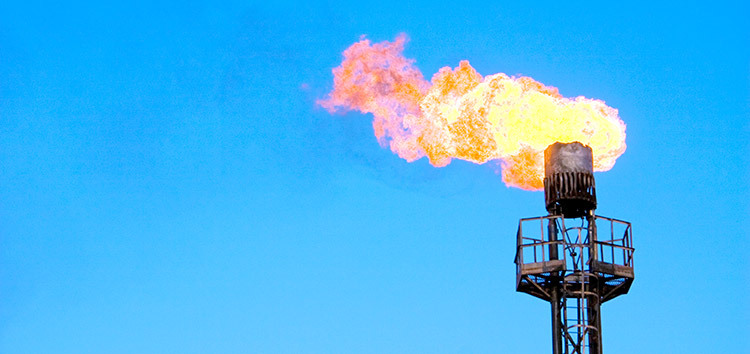
#> input picture Image Processing Theory/test.jpg, 750 x 354 px
$ jupyter execute --allow-errors 'Contours And Applications.ipynb'   (Python 2 division)   (older library calls are emulated)
#> lines starting #> are read from the running program, lines starting #| are printed output that depends on the picture; after the words box and inside, x2 and y2 are one past the last pixel; in counts of white or black regions, pixels touching at a corner belong together; long printed decimals are rounded
[cell 1]
import numpy as np
import cv2

def segment(image):
    #image=cv2.cvtColor()
    image=cv2.cvtColor(image,cv2.COLOR_BGR2LAB)
    cv2.imshow('BGR2',image)
    image=cv2.inRange(image[:,:,2],140,220)
    return image

im = cv2.imread('test.jpg')
#> im is the input picture: shape (354, 750, 3); mean B, G, R 238.7, 180.7, 71.8
imgray = cv2.cvtColor(im,cv2.COLOR_BGR2GRAY)
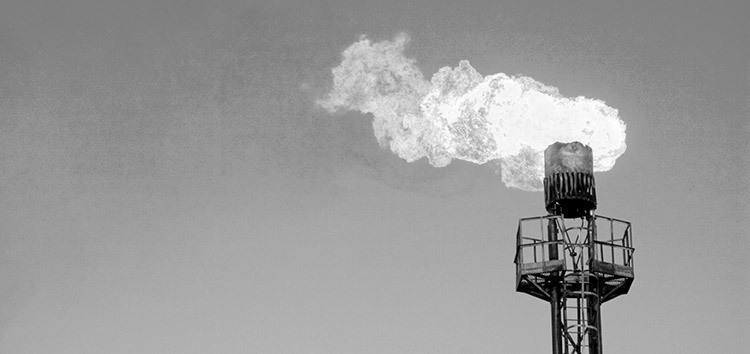
#> imgray: shape (354, 750); min 0, max 255, mean 154.8
# thresh=segment(im)
ret,thresh = cv2.threshold(imgray,127,255,0)
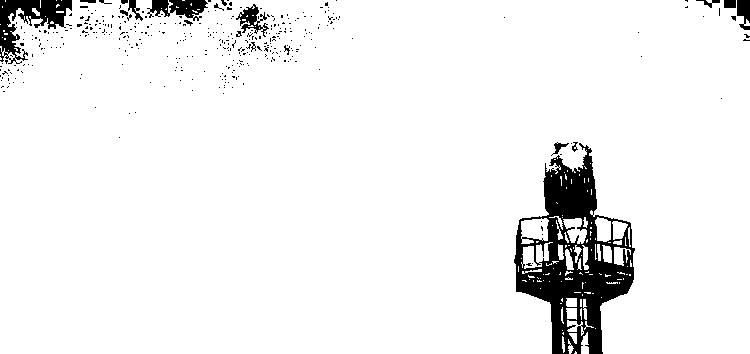
#> thresh: shape (354, 750); 94.2% white; 378 black regions (358 under 20 px)
image, contours, hierarchy = cv2.findContours(thresh,cv2.RETR_TREE,cv2.CHAIN_APPROX_SIMPLE)
#> contours = 599 contours, 558 with area under 20; largest, box (x1, y1, x2, y2) and area: (0, 0, 750, 354) 245728, (521, 218, 549, 244) 512, (235, 3, 264, 34) 443, (521, 242, 553, 269) 376, (563, 218, 587, 244) 318
img=cv2.drawContours(im,contours,2,(0,255,0),3)
#> (the rest of this cell did not finish here and is left out)

[cell 2]
import numpy as np
import cv2

img=cv2.imread('test.jpg',0)# loads in black and white
#> img: shape (354, 750); min 0, max 255, mean 154.9
ret,thresh=cv2.threshold(img,127,255,0)
#> thresh: shape (354, 750); 94.2% white; 380 black regions (360 under 20 px)
_,contours,_=cv2.findContours(thresh,cv2.RETR_TREE,cv2.CHAIN_APPROX_SIMPLE) # dont know what?
#> contours = 602 contours, 562 with area under 20; largest, box (x1, y1, x2, y2) and area: (0, 0, 750, 354) 245700, (521, 218, 549, 244) 512, (235, 3, 264, 34) 443, (521, 242, 553, 269) 376, (563, 218, 587, 244) 318
cnt=contours[1]
#> cnt = contour of 23 points, box (x1, y1, x2, y2) (568, 339, 574, 354), area 30
M=cv2.moments(cnt)
#> M = moments, m00 30, centre m10/m00, m01/m00 = (570, 347.6)
# print M
cx = int(M['m10']/M['m00'])
#> cx = 569
cy = int(M['m01']/M['m00'])
#> cy = 347
print 'Centroid is : ', cx,' ',cy
#| Centroid is :  569   347

perimeter= cv2.arcLength(cnt,True) # closed contour
#> perimeter = 35.8
print 'perimenter is ', perimeter
#| perimenter is  35.799
# print(cnt)

[cell 3]
# contour approximations and applications of Douglas=-peucker Algorithms

import numpy as np
import cv2
img=cv2.imread('hand.jpg')
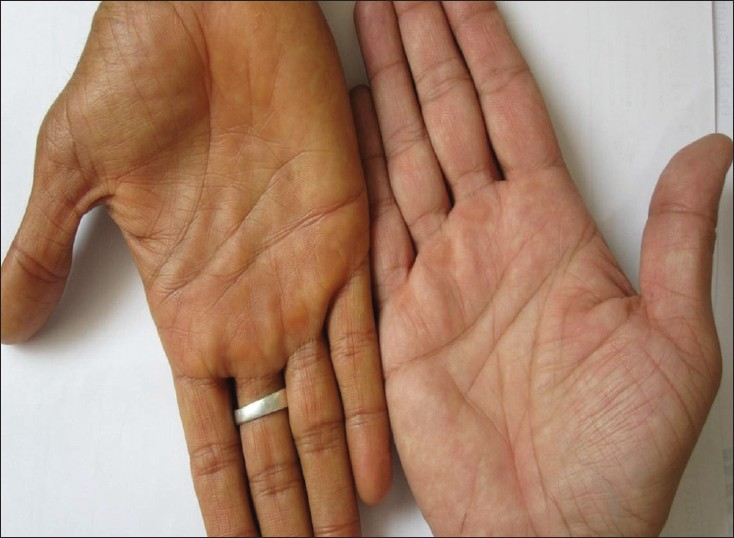
#> input picture Image Processing Theory/hand.jpg, 734 x 538 px
#> img is the input picture: shape (538, 734, 3); mean B, G, R 110.8, 132.9, 169.6
img_gray=cv2.cvtColor(img,cv2.COLOR_BGR2GRAY)
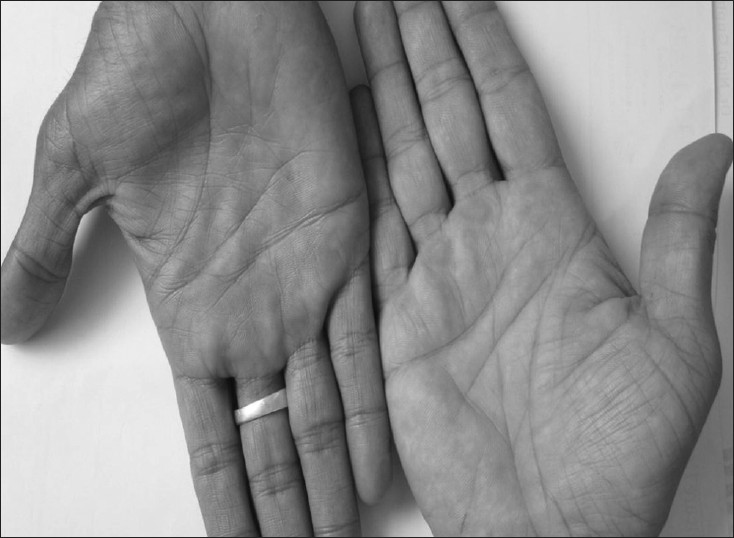
#> img_gray: shape (538, 734); min 10, max 255, mean 141.4
ret,thresh=cv2.threshold(img_gray,127,255,0)
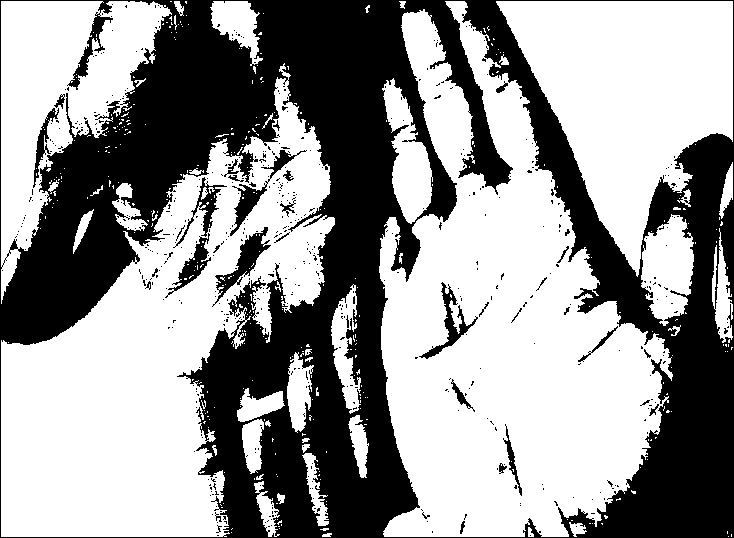
#> thresh: shape (538, 734); 59.7% white; 549 black regions (515 under 20 px)
_,contours,_=cv2.findContours(thresh,cv2.RETR_TREE,cv2.CHAIN_APPROX_SIMPLE)
#> contours = 1158 contours, 1075 with area under 20; largest, box (x1, y1, x2, y2) and area: (379, 1, 673, 537) 87086, (1, 63, 335, 537) 73067, (496, 1, 733, 277) 35578, (1, 1, 172, 304) 23143, (641, 214, 694, 326) 3894

[cell 4]
cnt=contours[2]
#> cnt = contour of 10 points, box (x1, y1, x2, y2) (322, 533, 332, 537), area 19
M=cv2.moments(cnt)
#> M = moments, m00 19, centre m10/m00, m01/m00 = (326.6, 534.7)
print M
#> (printed output is left out)
# we can now have the parameters
perimeter=cv2.arcLength(cnt,True)
#> perimeter = 23.66
print 'perimenter : ' , perimeter
#| perimenter :  23.657

[cell 5]
# contour approximations and applications of Douglas=-peucker Algorithms

import numpy as np
import cv2
img=cv2.imread('hand.jpg')
img_gray=cv2.cvtColor(img,cv2.COLOR_BGR2GRAY)
ret,thresh=cv2.threshold(img_gray,127,255,0)
_,contours,_=cv2.findContours(thresh,cv2.RETR_TREE,cv2.CHAIN_APPROX_SIMPLE)
cnt=contours[1]
#> cnt = [[731, 534], [731, 536]]
epsilon=0.01*cv2.arcLength(cnt,True)
#> epsilon = 0.04
approx=cv2.approxPolyDP(cnt,epsilon,True)
#> approx = [[731, 534], [731, 536]]
print len(approx)
#| 2
img=cv2.drawContours(img,approx,-1,(255,100,0),10)
#> img: shape (538, 734, 3); 0.01% of pixels changed, all inside (x1, y1, x2, y2) = (726, 529, 734, 538)
newImg=cv2.drawContours(img,contours,-1,(0,255,0),2)
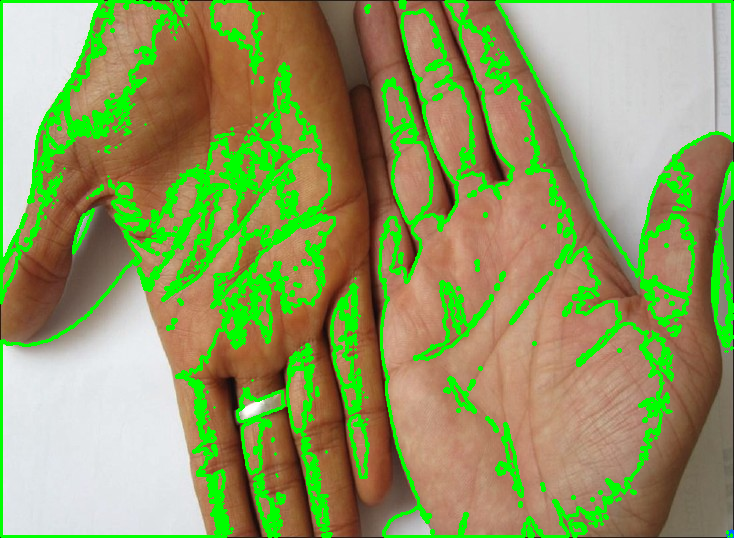
#> newImg: shape (538, 734, 3); mean B, G, R 96, 154.4, 142.8
cv2.imshow('image',img)
cv2.imshow('newImage',newImg)


cv2.imshow('image',img)
cv2.waitKey(0)
cv2.destroyAllWindows()

[cell 6]
# CONVEX HULL AND APPLICATIONS

# CHECK IF THE FIST IS CONVEX IMAGE OR NOT. THEN CHECK IF HAND IS A CONVEX HULL OR NOT
# USING THESE 2 FLAGS/ BOOL VALUES, WE CAN SAFELY MAKE A GREAT APPLICATION FOR PLAYING CHROME DINASOUR GAME:D

# YES THE FIST IS NOT CONVEX IMAGE AND IS SIMILAR TO A RECTANGLE OR A CIRCLE WHICH IS A GOOD NEWS

import numpy as np
import cv2

def segment(image):
    #image=cv2.cvtColor()
    image=cv2.cvtColor(image,cv2.COLOR_BGR2LAB)
#> image: shape (538, 734, 3); mean of channels 0, 1, 2 148.5, 140.1, 146.3
#     cv2.imshow('Inside Segment: ',image)
    image=cv2.inRange(image[:,:,2],140,255) # the hand is expected to be filtered out of the image
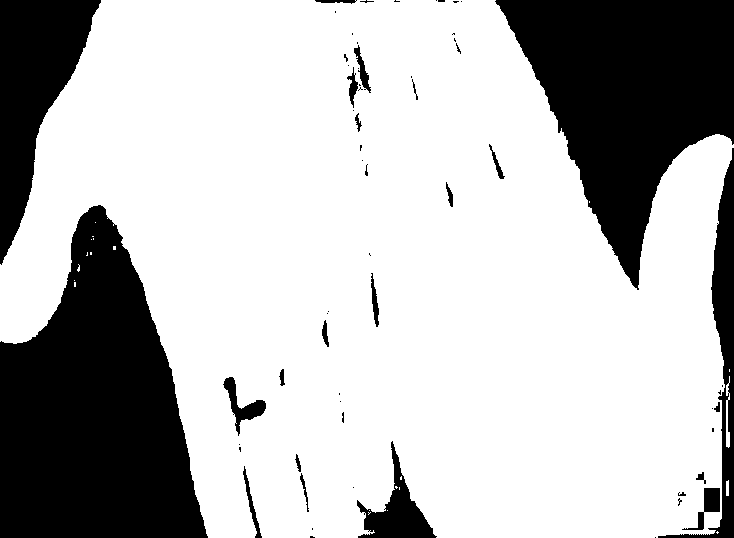
#> image: shape (538, 734); 73% white; 62 black regions (38 under 20 px)

    return image

img=cv2.imread('hand.jpg')
thresh= segment(img)
# img_gray=cv2.cvtColor(img,cv2.COLOR_BGR2GRAY)
# ret,thresh=cv2.threshold(img_gray,127,255,0)
_,contours,_=cv2.findContours(thresh,cv2.RETR_EXTERNAL,cv2.CHAIN_APPROX_SIMPLE)
#> contours = 22 contours, 19 with area under 20; largest, box (x1, y1, x2, y2) and area: (0, 0, 734, 538) 289078, (726, 376, 730, 448) 94, (726, 480, 729, 496) 28
cnt=contours[8]
#> cnt = contour of 33 points, box (x1, y1, x2, y2) (726, 376, 730, 448), area 94
# [4 lines of commented-out code are left out]
newImg=cv2.drawContours(img,contours,-1,(0,255,0),2)
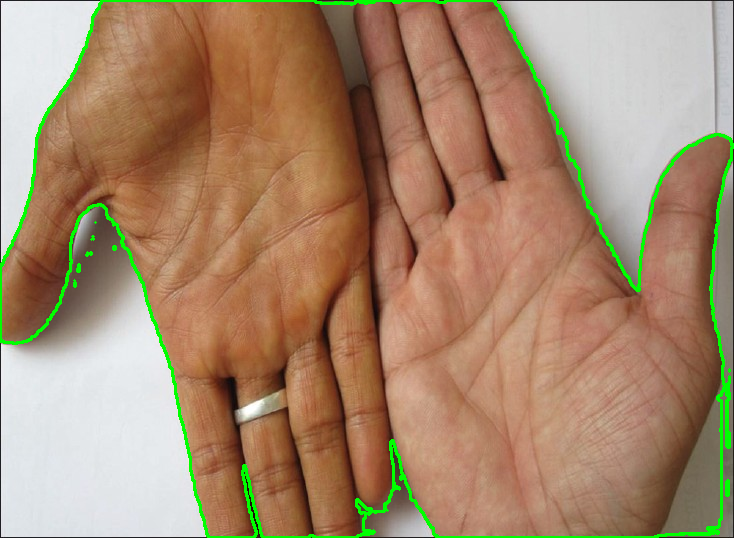
#> newImg: shape (538, 734, 3); mean B, G, R 108.6, 136.8, 166.3
# cv2.imshow('image',img)
cv2.imshow('image',newImg)
print cv2.isContourConvex(cnt)
#| False

x,y,w,h = cv2.boundingRect(cnt)
#> x = 726; y = 376; w = 4; h = 72
img = cv2.rectangle(img,(x,y),(x+w,y+h),(0,255,0),2)
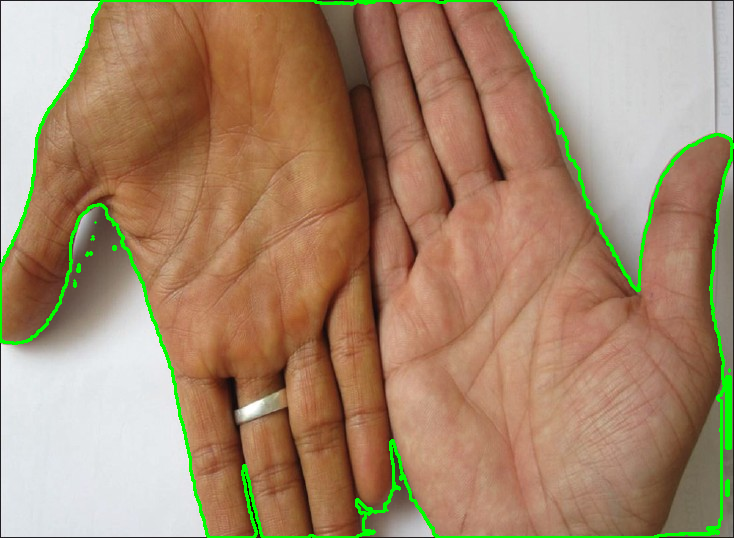
#> img: shape (538, 734, 3); 0.05% of pixels changed, all inside (x1, y1, x2, y2) = (725, 375, 732, 450)


cv2.imshow('image',img)
cv2.waitKey(0)
cv2.destroyAllWindows()

[cell 7]
#min enclosing rectange in the image

cnt=contours[1] # churns the largest contour
#> cnt = [[368, 512], [369, 513], [368, 514], [370, 512], [369, 513]]
rect = cv2.minAreaRect(cnt)
#> rect = ((368.5, 512.5), (2.83, 1.41), -45)
box = cv2.boxPoints(rect)
#> box = [[368, 514], [367, 513], [369, 511], [370, 512]]
box = np.int0(box)
im = cv2.drawContours(img,[box],0,(0,0,255),2)
#> im: shape (538, 734, 3)
cv2.imshow('bounding box which is tilted: ',img)
cv2.waitKey(0)
cv2.destroyAllWindows()

[cell 8]
# min enclosing circle in an image

import cv2
import numpy as np

def segment(image):
    #image=cv2.cvtColor()
    image=cv2.cvtColor(image,cv2.COLOR_BGR2LAB)
#> image: shape (354, 750, 3); mean of channels 0, 1, 2 180.1, 120.1, 91.6
#     cv2.imshow('BGR2',image)
    image=cv2.inRange(image[:,:,2],140,220)
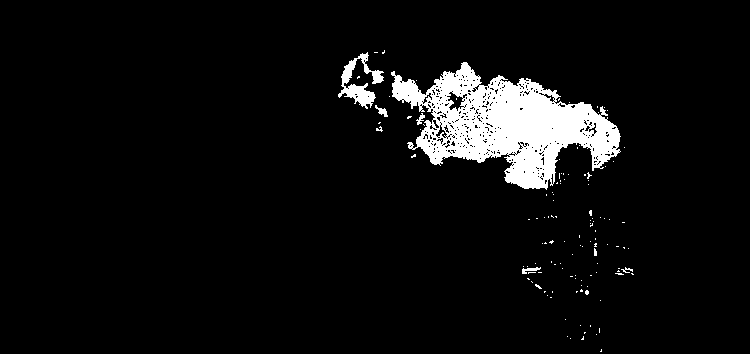
#> image: shape (354, 750); 5.9% white; 122 white regions (114 under 20 px)
    return image

# load a test image
img=cv2.imread('test.jpg')
thresh=segment(img)
_,contours,_=cv2.findContours(thresh,cv2.RETR_TREE,cv2.CHAIN_APPROX_SIMPLE)
#> contours = 528 contours, 513 with area under 20; largest, box (x1, y1, x2, y2) and area: (391, 62, 621, 190) 14880, (338, 52, 384, 109) 773, (446, 91, 465, 112) 192, (435, 124, 448, 139) 72, (375, 105, 388, 117) 46
# seeContours=cv2.drawContours(img,contours,1,(0,255,255),3)
cnt=contours[3]
#> cnt = [[567, 336]]
(x,y),radius = cv2.minEnclosingCircle(cnt)
#> x = 567; y = 336; radius = 0.0001
center = (int(x),int(y))
#> center = (567, 336)
radius = int(radius)
#> radius = 0
img = cv2.circle(img,center,radius,(0,255,0),2)
#> img: shape (354, 750, 3)
cv2.imshow('Bounding Circle',img)
# cv2.imshow('see contours',seeContours)

cv2.waitKey(0)
cv2.destroyAllWindows()

http://opencv-python-tutroals.readthedocs.io/en/latest/py_tutorials/py_imgproc/py_contours/py_contour_properties/py_contour_properties.html

[cell 9]
# Contour Properties

#aspect ratio
# min enclosing circle in an image

import cv2
import numpy as np

def segment(image):
    image=cv2.cvtColor(image,cv2.COLOR_BGR2LAB)
    image=cv2.inRange(image[:,:,2],140,220)
    return image

# load a test image
img=cv2.imread('test.jpg')
thresh=segment(img)
_,contours,_=cv2.findContours(thresh,cv2.RETR_TREE,cv2.CHAIN_APPROX_SIMPLE)
cnt=contours[1]
#> cnt = [[570, 338]]

# actual code
x,y,w,h=cv2.boundingRect(cnt)
#> x = 570; y = 338; w = 1; h = 1
aspect_ratio = float(w)/h # type casting
#> aspect_ratio = 1
print('aspect ratio : ',aspect_ratio)
#| aspect ratio :  1.0

area=cv2.contourArea(cnt)
#> area = 0
x,y,w,h=cv2.boundingRect(cnt)
rect_area=w*h
#> rect_area = 1
extent=float(area)/rect_area
#> extent = 0
print('extent : ',extent)
#| extent :  0.0

# solidity is the ratio of contour area to the hull area
area = cv2.contourArea(cnt)
hull = cv2.convexHull(cnt)
#> hull = [[570, 338]]
hull_area = cv2.contourArea(hull)
#> hull_area = 0
#> (the rest of this cell did not finish here and is left out)

[cell 10]
import cv2
import numpy as np

def segment(image):
    image=cv2.cvtColor(image,cv2.COLOR_BGR2LAB)
    image=cv2.inRange(image[:,:,2],140,220)
    return image

# load a test image
img=cv2.imread('test.jpg')
img_gray=cv2.cvtColor(img,cv2.COLOR_BGR2GRAY)
thresh=cv2.threshold(img,100,255,cv2.THRESH_BINARY)
# print len(thresh)
print thresh
#> (printed output is left out)

#> (the rest of this cell did not finish here and is left out)
